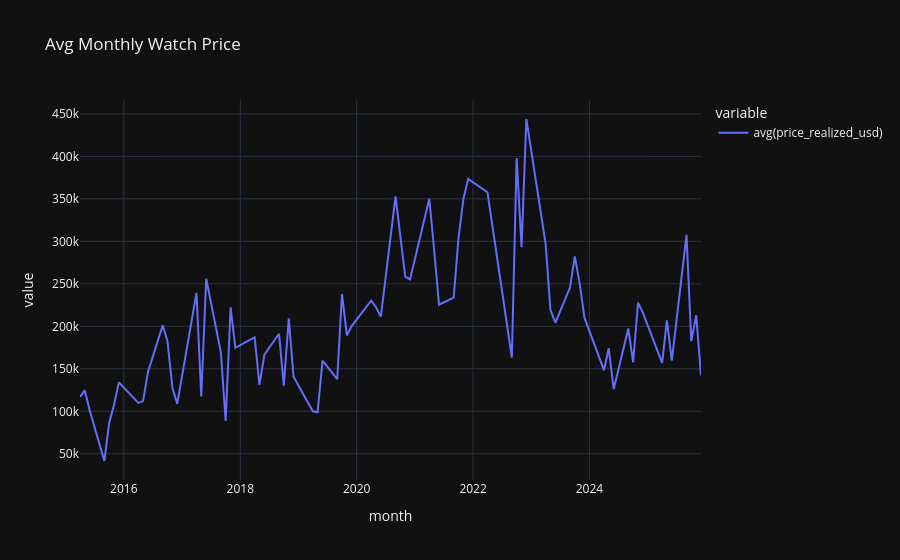

Here is the notebook cell this chart was saved with:
### Code cell
mean_monthly = (watch_auctions.select("auction_month", "auction_year", "estimate_beat_pct", "price_realized_usd")
                .groupBy(["auction_month", "auction_year"]).agg({"estimate_beat_pct": "avg", "*": "count", "price_realized_usd": "avg"}))
mean_monthly = mean_monthly.orderBy(["auction_year", "auction_month"])
mean_monthly = mean_monthly.withColumn("month", sf.make_date("auction_year", "auction_month", sf.lit(1)))
mean_monthly.plot.line(x="month", y=["avg(price_realized_usd)"], title="Avg Monthly Watch Price")

### Figure 1 — Plotly figure (JSON) as saved in the notebook; plotly's stock layout.template omitted (floating-point values rounded to 4 significant figures)
{"data": [{"hovertemplate": "variable=avg(price_realized_usd)<br>month=%{x}<br>value=%{y}<extra></extra>", "legendgroup": "avg(price_realized_usd)", "line": {"color": "#636efa", "dash": "solid"}, "marker": {"symbol": "circle"}, "mode": "lines", "name": "avg(price_realized_usd)", "orientation": "v", "showlegend": true, "x": ["2015-04-01", "2015-05-01", "2015-06-01", "2015-09-01", "2015-10-01", "2015-11-01", "2015-12-01", "2016-04-01", "2016-05-01", "2016-06-01", "2016-09-01", "2016-10-01", "2016-11-01", "2016-12-01", "2017-04-01", "2017-05-01", "2017-06-01", "2017-09-01", "2017-10-01", "2017-11-01", "2017-12-01", "2018-04-01", "2018-05-01", "2018-06-01", "2018-09-01", "2018-10-01", "2018-11-01", "2018-12-01", "2019-04-01", "2019-05-01", "2019-06-01", "2019-09-01", "2019-10-01", "2019-11-01", "2019-12-01", "2020-04-01", "2020-05-01", "2020-06-01", "2020-09-01", "2020-10-01", "2020-11-01", "2020-12-01", "2021-04-01", "2021-05-01", "2021-06-01", "2021-09-01", "2021-10-01", "2021-11-01", "2021-12-01", "2022-04-01", "2022-05-01", "2022-06-01", "2022-09-01", "2022-10-01", "2022-11-01", "2022-12-01", "2023-04-01", "2023-05-01", "2023-06-01", "2023-09-01", "2023-10-01", "2023-11-01", "2023-12-01", "2024-04-01", "2024-05-01", "2024-06-01", "2024-09-01", "2024-10-01", "2024-11-01", "2024-12-01", "2025-04-01", "2025-05-01", "2025-06-01", "2025-09-01", "2025-10-01", "2025-11-01", "2025-12-01"], "xaxis": "x", "y": [116900.0, 124600.0, 100900.0, 41540.0, 86210.0, 108100.0, 134100.0, 110000.0, 112000.0, 146600.0, 201100.0, 182600.0, 127600.0, 108700.0, 239400.0, 117400.0, 255900.0, 169300.0, 88790.0, 222300.0, 174800.0, 187100.0, 131100.0, 166600.0, 191300.0, 130200.0, 209600.0, 140700.0, 100100.0, 98840.0, 159800.0, 137800.0, 238000.0, 189500.0, 200300.0, 230200.0, 222600.0, 211300.0, 353000.0, 303400.0, 258600.0, 255200.0, 350200.0, 290700.0, 225400.0, 233700.0, 303200.0, 349900.0, 373400.0, 357700.0, 320400.0, 280100.0, 163300.0, 397900.0, 293200.0, 444000.0, 297200.0, 219600.0, 204200.0, 245600.0, 282400.0, 250000.0, 209900.0, 148400.0, 174200.0, 126000.0, 197600.0, 157500.0, 227900.0, 216200.0, 156900.0, 207100.0, 159600.0, 307700.0, 182700.0, 213000.0, 142500.0], "yaxis": "y", "type": "scatter"}], "layout": {"xaxis": {"anchor": "y", "domain": [0.0, 1.0], "title": {"text": "month"}}, "yaxis": {"anchor": "x", "domain": [0.0, 1.0], "title": {"text": "value"}}, "legend": {"title": {"text": "variable"}, "tracegroupgap": 0}, "title": {"text": "Avg Monthly Watch Price"}}}
